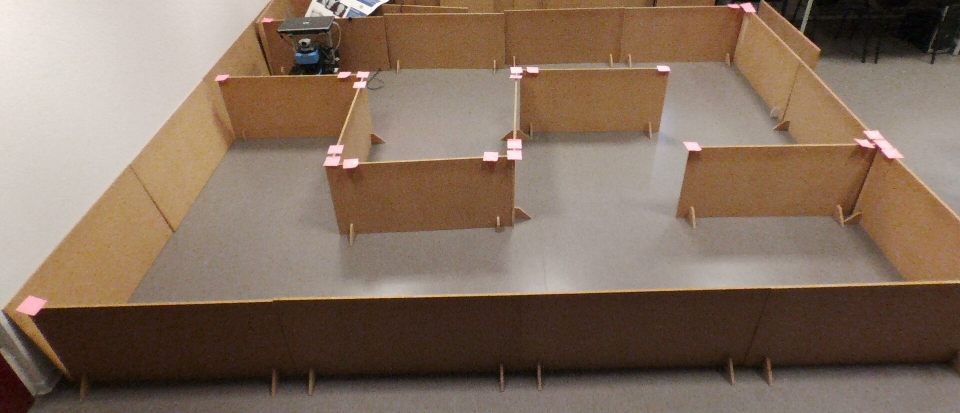
#> input picture Image Processing/in.jpg, 1920 x 826 px (shown at 1/2 size)
$ python -i main.py   (imports and definitions only)   (older library calls are emulated)
#> lines starting #> are read from the running program, lines starting #| are printed output that depends on the picture
import socket
import threading

import math
import time
from operator import itemgetter
from collections import deque

import numpy as np
import cv2
import imutils

import mss
import mss.tools

# SETTINGS
HOST = '127.0.0.1'
PORT = 1234
BUFFER_SIZE = 1024

# SOCKET
# [1 line that did not run here, left out]
# sock.connect((HOST, PORT))

# [120 lines left out: functions send, process_lines, find_colored_object, not called in this run]

def find_bot(image):
	center = (0, 0)

	lower = [0, 0, 250, 0]
	upper = [0, 0, 255, 255]

	lower = np.array(lower, dtype="uint8")
	upper = np.array(upper, dtype="uint8")

	mask = cv2.inRange(image, lower, upper)

	cnts = cv2.findContours(mask.copy(), cv2.RETR_EXTERNAL, cv2.CHAIN_APPROX_SIMPLE)
	cnts = cnts[0] if imutils.is_cv2() else cnts[1]
	image = cv2.bitwise_and(image, image, mask = mask)
	gray = cv2.cvtColor(image, cv2.COLOR_BGR2GRAY)
	canny = cv2.Canny(gray, 2, 200)

	lines = cv2.HoughLinesP(canny, 1, np.pi/180, 3, maxLineGap=0)

	if len(cnts) > 0:
		c = max(cnts, key=cv2.contourArea)
		((x, y), radius) = cv2.minEnclosingCircle(c)
		M = cv2.moments(c)
		center = (int(M["m10"] / M["m00"]), int(M["m01"] / M["m00"]))

	x_avg = 0
	y_avg = 0
	for line in lines:
		x1, y1, x2, y2 = line[0]
		cv2.line(image, (x1, y1), (x2, y2), (0, 255, 0), 3)
		x_avg += x1 + x2
		y_avg += y1 + y2

	x_avg /= (len(lines)*2)
	y_avg /= (len(lines)*2)

	if abs(y_avg - center[1]) < abs(x_avg - center[0]):
		if (x_avg > center[0]):
			h = 0
		else:
			h = 2
	else:
		if (y_avg > center[1]):
			h = 3
		else:
			h = 1

	return (center[0], center[1], h)

# MAIN
# [115 lines not run here, left out]

>>> import cv2
>>> picture = cv2.imread('../in.jpg', cv2.IMREAD_GRAYSCALE)
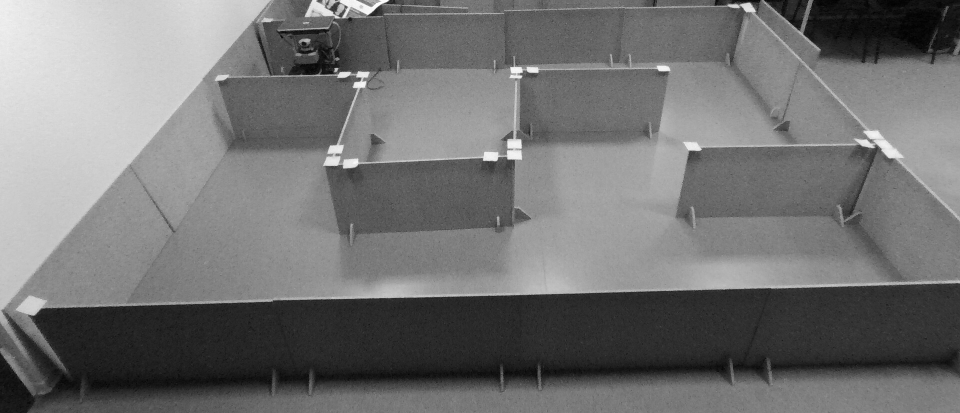
#> picture: shape (826, 1920) (shown at 1/2 size); min 0, max 255, mean 115.4
#> (the run stopped early here; a loop or call above may not have finished)
